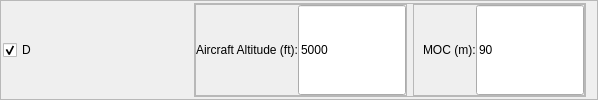
          <widget class="QFrame" name="frame_4">
           <property name="sizePolicy">
            <sizepolicy hsizetype="Preferred" vsizetype="Preferred">
             <horstretch>0</horstretch>
             <verstretch>0</verstretch>
            </sizepolicy>
           </property>
           <property name="frameShape">
            <enum>QFrame::StyledPanel</enum>
           </property>
           <property name="frameShadow">
            <enum>QFrame::Raised</enum>
           </property>
           <layout class="QHBoxLayout" name="horizontalLayout_4">
            <property name="spacing">
             <number>2</number>
            </property>
            <property name="leftMargin">
             <number>2</number>
            </property>
            <property name="topMargin">
             <number>2</number>
            </property>
            <property name="bottomMargin">
             <number>2</number>
            </property>
            <item>
             <widget class="QCheckBox" name="chbCatD">
              <property name="minimumSize">
               <size>
                <width>189</width>
                <height>0</height>
               </size>
              </property>
              <property name="text">
               <string>D</string>
              </property>
              <property name="checked">
               <bool>true</bool>
              </property>
             </widget>
            </item>
            <item>
             <widget class="QFrame" name="frameAC_D">
              <property name="frameShape">
               <enum>QFrame::StyledPanel</enum>
              </property>
              <property name="frameShadow">
               <enum>QFrame::Raised</enum>
              </property>
              <layout class="QHBoxLayout" name="horizontalLayout_11">
               <property name="margin">
                <number>0</number>
               </property>
               <item>
                <widget class="QFrame" name="frame_Altitude_8">
                 <property name="sizePolicy">
                  <sizepolicy hsizetype="Preferred" vsizetype="Preferred">
                   <horstretch>0</horstretch>
                   <verstretch>0</verstretch>
                  </sizepolicy>
                 </property>
                 <property name="frameShape">
                  <enum>QFrame::StyledPanel</enum>
                 </property>
                 <property name="frameShadow">
                  <enum>QFrame::Raised</enum>
                 </property>
                 <layout class="QHBoxLayout" name="horizontalLayout_34">
                  <property name="spacing">
                   <number>0</number>
                  </property>
                  <property name="margin">
                   <number>0</number>
                  </property>
                  <item>
                   <widget class="QLabel" name="label_24">
                    <property name="sizePolicy">
                     <sizepolicy hsizetype="Preferred" vsizetype="Preferred">
                      <horstretch>0</horstretch>
                      <verstretch>0</verstretch>
                     </sizepolicy>
                    </property>
                    <property name="minimumSize">
                     <size>
                      <width>100</width>
                      <height>0</height>
                     </size>
                    </property>
                    <property name="maximumSize">
                     <size>
                      <width>16777215</width>
                      <height>16777215</height>
                     </size>
                    </property>
                    <property name="font">
                     <font>
                      <family>Arial</family>
                      <weight>50</weight>
                      <bold>false</bold>
                     </font>
                    </property>
                    <property name="text">
                     <string>Aircraft Altitude (ft):</string>
                    </property>
                   </widget>
                  </item>
                  <item>
                   <widget class="QLineEdit" name="txtAltitudeD">
                    <property name="sizePolicy">
                     <sizepolicy hsizetype="MinimumExpanding" vsizetype="Preferred">
                      <horstretch>0</horstretch>
                      <verstretch>0</verstretch>
                     </sizepolicy>
                    </property>
                    <property name="minimumSize">
                     <size>
                      <width>70</width>
                      <height>0</height>
                     </size>
                    </property>
                    <property name="maximumSize">
                     <size>
                      <width>16777215</width>
                      <height>16777215</height>
                     </size>
                    </property>
                    <property name="font">
                     <font>
                      <family>Arial</family>
                      <weight>50</weight>
                      <bold>false</bold>
                     </font>
                    </property>
                    <property name="text">
                     <string>5000</string>
                    </property>
                   </widget>
                  </item>
                 </layout>
                </widget>
               </item>
               <item>
                <widget class="QFrame" name="frame_Altitude_19">
                 <property name="sizePolicy">
                  <sizepolicy hsizetype="Preferred" vsizetype="Preferred">
                   <horstretch>0</horstretch>
                   <verstretch>0</verstretch>
                  </sizepolicy>
                 </property>
                 <property name="frameShape">
                  <enum>QFrame::StyledPanel</enum>
                 </property>
                 <property name="frameShadow">
                  <enum>QFrame::Raised</enum>
                 </property>
                 <layout class="QHBoxLayout" name="horizontalLayout_45">
                  <property name="spacing">
                   <number>0</number>
                  </property>
                  <property name="leftMargin">
                   <number>9</number>
                  </property>
                  <property name="topMargin">
                   <number>0</number>
                  </property>
                  <property name="rightMargin">
                   <number>0</number>
                  </property>
                  <property name="bottomMargin">
                   <number>0</number>
                  </property>
                  <item>
                   <widget class="QLabel" name="label_35">
                    <property name="minimumSize">
                     <size>
                      <width>50</width>
                      <height>0</height>
                     </size>
                    </property>
                    <property name="maximumSize">
                     <size>
                      <width>16777215</width>
                      <height>16777215</height>
                     </size>
                    </property>
                    <property name="font">
                     <font>
                      <family>Arial</family>
                      <weight>50</weight>
                      <bold>false</bold>
                     </font>
                    </property>
                    <property name="text">
                     <string>MOC (m):</string>
                    </property>
                   </widget>
                  </item>
                  <item>
                   <widget class="QLineEdit" name="txtMocD">
                    <property name="sizePolicy">
                     <sizepolicy hsizetype="MinimumExpanding" vsizetype="Preferred">
                      <horstretch>0</horstretch>
                      <verstretch>0</verstretch>
                     </sizepolicy>
                    </property>
                    <property name="minimumSize">
                     <size>
                      <width>50</width>
                      <height>0</height>
                     </size>
                    </property>
                    <property name="maximumSize">
                     <size>
                      <width>16777215</width>
                      <height>16777215</height>
                     </size>
                    </property>
                    <property name="font">
                     <font>
                      <family>Arial</family>
                      <weight>50</weight>
                      <bold>false</bold>
                     </font>
                    </property>
                    <property name="text">
                     <string>90</string>
                    </property>
                   </widget>
                  </item>
                 </layout>
                </widget>
               </item>
              </layout>
             </widget>
            </item>
           </layout>
          </widget>
